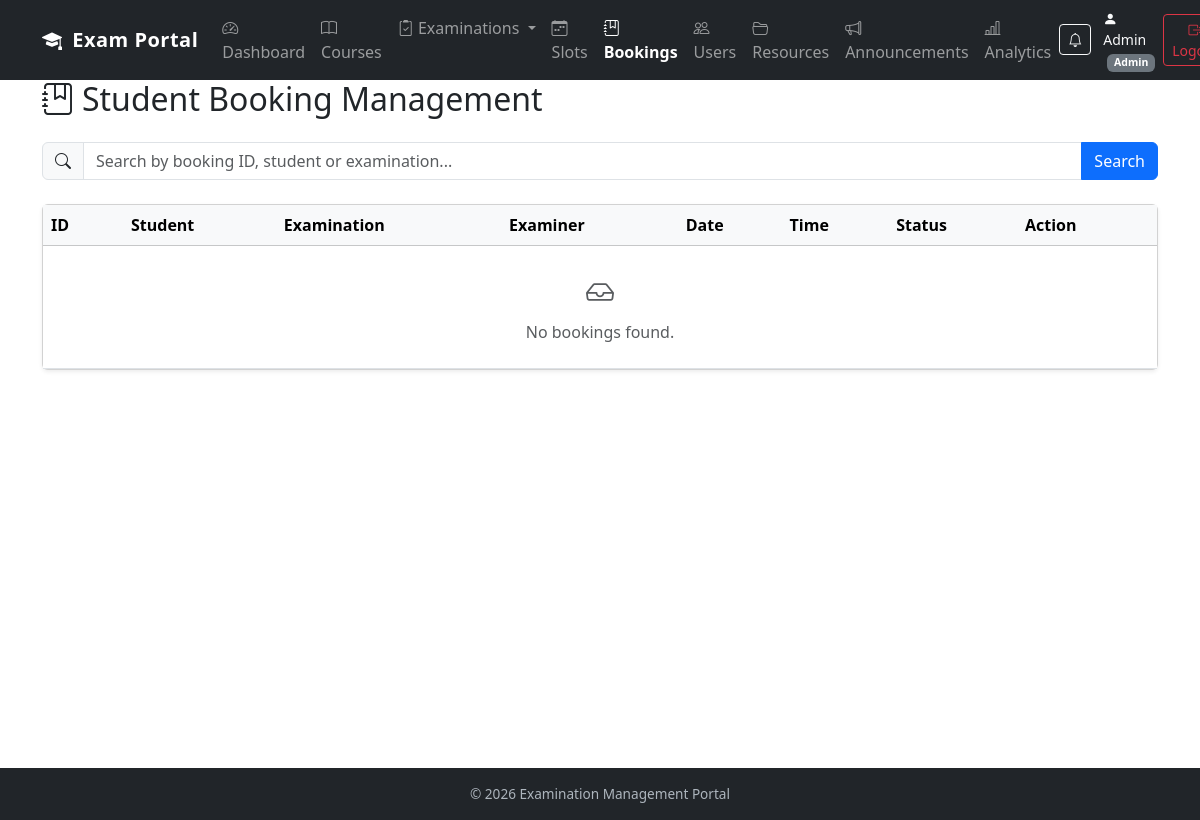
/admin/bookings (signed in), run on an earlier commit of the app's database.
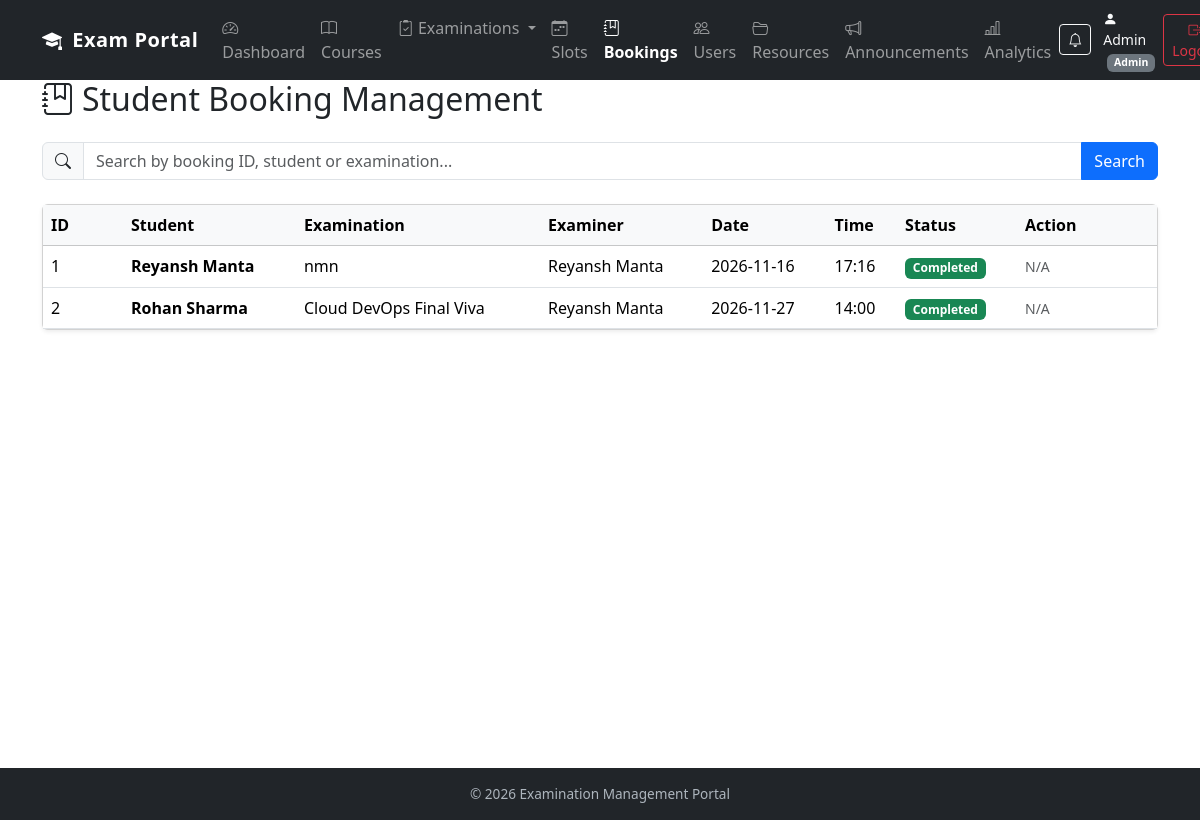
And on a later commit of the database.
### models.py (models this page shows, shortened)
class Booking(db.Model):
    id = db.Column(db.Integer, primary_key=True)
    student_id = db.Column(
        db.Integer, db.ForeignKey("user.id"), nullable=False
    )
    slot_id = db.Column(
        db.Integer, db.ForeignKey("examination_slot.id"), nullable=False
    )
    status = db.Column(db.String(20), default="Booked")
    student = db.relationship("User", backref="bookings")
    slot = db.relationship("ExaminationSlot", backref="bookings")

class User(db.Model):
    id = db.Column(db.Integer, primary_key=True)
    name = db.Column(db.String(100), nullable=False)
    email = db.Column(db.String(100), unique=True, nullable=False)
    password_hash = db.Column(db.String(200), nullable=False)
    role = db.Column(db.String(20), nullable=False)
    is_approved = db.Column(db.Boolean, default=False)
    is_active = db.Column(db.Boolean, default=True)

class Examination(db.Model):
    id = db.Column(db.Integer, primary_key=True)
    name = db.Column(db.String(100), nullable=False)
    course_id = db.Column(
        db.Integer, db.ForeignKey("course.id"), nullable=False
    )
    status = db.Column(db.String(30), default="Draft")
    slot_creation_start = db.Column(db.String(30))
    slot_creation_end = db.Column(db.String(30))
    booking_start = db.Column(db.String(30))
    booking_end = db.Column(db.String(30))
    slot_creation_open = db.Column(db.Boolean, default=False)
    booking_open = db.Column(db.Boolean, default=False)
    course = db.relationship("Course", backref="examinations")

class ExaminationSlot(db.Model):
    id = db.Column(db.Integer, primary_key=True)
    examination_id = db.Column(
        db.Integer, db.ForeignKey("examination.id"), nullable=False
    )
    examiner_id = db.Column(
        db.Integer, db.ForeignKey("user.id"), nullable=False
    )
    date = db.Column(db.String(20), nullable=False)
    time = db.Column(db.String(20), nullable=False)
    examination = db.relationship("Examination", backref="slots")
    examiner = db.relationship("User", backref="assigned_slots")
    capacity = db.Column(db.Integer, default=1)

### app.py (the view, shortened to what this page needs)
@app.route("/admin/bookings")
@role_required("Admin")
def admin_bookings():
    search = request.args.get("search", "").strip()
    all_bookings = Booking.query.all()
    return render_template(
        "admin_bookings.html",
        bookings=all_bookings,
        search=search
    )

### app.py (called while the page is built)
def role_required(required_role):
    def decorator(function):
        @wraps(function)
        def wrapper(*args, **kwargs):
            if "user_id" not in session:
                return redirect(url_for("login"))
            user = User.query.get(session["user_id"])
            if not user.is_active:
                session.clear()
                return redirect(url_for("login"))
            if user is None:
                session.clear()
                return redirect(url_for("login"))
            if user.role != required_role:
                abort(403)
            if user.role == "Examiner" and not user.is_approved:
                session.clear()
                return redirect(url_for("login"))
            return function(*args, **kwargs)
        return wrapper
    return decorator

@app.context_processor
def inject_global_data():
    unread_count = 0
    if "user_id" in session:
        unread_count = Notification.query.filter_by(
            user_id=session["user_id"],
            is_read=False
        ).count()
    return {"unread_notifications_count": unread_count}

### templates/admin_bookings.html (shortened to what this page needs)
{% extends "base.html" %}
{% block content %}
<div class="container mt-4">
    <div class="d-flex justify-content-between align-items-center mb-3">
        <h2><i class="bi bi-journal-bookmark me-2"></i>Student Booking Management</h2>
    </div>
    <form method="GET" class="mb-4">
        <div class="input-group">
            <span class="input-group-text"><i class="bi bi-search"></i></span>
            <input type="text"
                   name="search"
                   class="form-control"
                   placeholder="Search by booking ID, student or examination..."
                   value="{{ search }}">
            <button type="submit" class="btn btn-primary">Search</button>
        </div>
    </form>
    <div class="card shadow-sm">
        <div class="card-body p-0">
            <div class="table-responsive">
                <table class="table table-hover align-middle mb-0">
                    <thead class="table-light">
                        <tr>
                            <th style="width: 80px;">ID</th>
                            <th>Student</th>
                            <th>Examination</th>
                            <th>Examiner</th>
                            <th>Date</th>
                            <th>Time</th>
                            <th>Status</th>
                            <th style="width: 140px;">Action</th>
                        </tr>
                    </thead>
                    <tbody>
                        {% for booking in bookings %}
                        <tr>
                            <td>{{ booking.id }}</td>
                            <td class="fw-semibold">{{ booking.student.name }}</td>
                            <td>{{ booking.slot.examination.name }}</td>
                            <td>{{ booking.slot.examiner.name }}</td>
                            <td>{{ booking.slot.date }}</td>
                            <td>{{ booking.slot.time }}</td>
                            <td>
                                {% if booking.status == 'Booked' %}
                                    <span class="badge bg-primary">Booked</span>
                                {% elif booking.status == 'Completed' %}
                                    <span class="badge bg-success">Completed</span>
                                {% elif booking.status == 'Cancelled' %}
                                    <span class="badge bg-danger">Cancelled</span>
                                {% else %}
                                    <span class="badge bg-secondary">{{ booking.status }}</span>
                                {% endif %}
                            </td>
                            <td>
                                {% if booking.status == 'Booked' %}
                                <a href="{{ url_for('reschedule_booking', booking_id=booking.id) }}"
                                   class="btn btn-warning btn-sm">
                                    <i class="bi bi-clock-history me-1"></i> Reschedule
                                </a>
                                {% else %}
                                <span class="text-muted small">N/A</span>
                                {% endif %}
                            </td>
                        </tr>
                        {% else %}
                        <tr>
                            <td colspan="8" class="text-center py-4 text-muted">
                                <i class="bi bi-inbox fs-3 d-block mb-2"></i>
                                No bookings found.
                            </td>
                        </tr>
                        {% endfor %}
                    </tbody>
                </table>
            </div>
        </div>
    </div>
</div>
{% endblock %}

What changed in the data, as far as the page shows it:
added Booking: id "1", student.name "Reyansh Manta", slot.examination.name "nmn", slot.examiner.name "Reyansh Manta", slot "2026-11-16", slot.time "17:16", status "Completed"
added Booking: id "2", student.name "Rohan Sharma", slot.examination.name "Cloud DevOps Final Viva", slot.examiner.name "Reyansh Manta", slot "2026-11-27", slot.time "14:00", status "Completed"
Also different on the page:
text no longer shown: "No bookings found."
